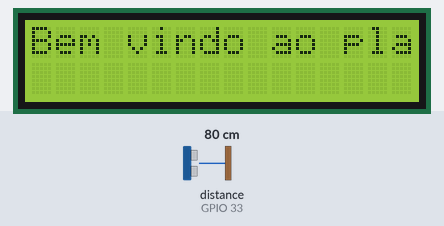
The sketch below on a simulated ESP32. Parts: 16×2 character LCD. Wiring (inferred from the names in the program): ultrasonic range finder: trigger GPIO 32; echo GPIO 33. Inputs (shaded band) come from the test bench; at power-on: distance to the obstacle (sensor on GPIO 33) 80 cm. The echo pulse lasts 58.3 µs per cm; WiFi joins after 1.5 s; servers stay silent unless stated; web services answer with replies made up by the test bench; what the sketch prints to the serial monitor is not drawn.

Above: at 0.1 s.
At 9.92 s:
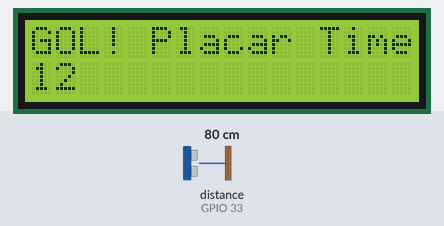
At 14.92 s:
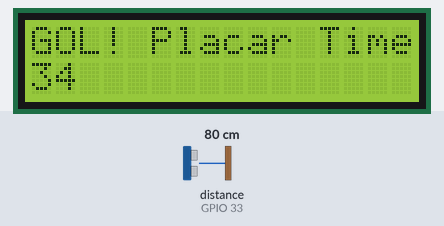
At 19.91 s:
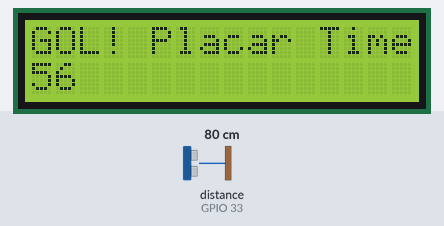
At 29.89 s:
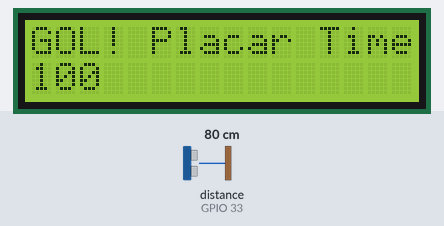
At 39.69 s:
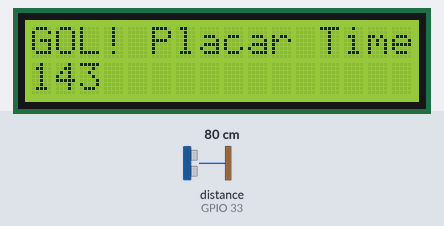

The sketch:

code.ino
```cpp
#include <LiquidCrystal_I2C.h>
#include <WiFi.h>
#include <HTTPClient.h>
const int trigPin = 32;
const int echoPin = 33;

long duracao;
float distancia;

int distanciaBase = 400;
int tolerancia = 50;

int placarTimeA = 0;

LiquidCrystal_I2C lcd = LiquidCrystal_I2C(0x27, 16, 2);

const char* ssid = "Wokwi-GUEST"; // Rede Wi-Fi
const char* password = ""; // Senha da rede Wi-Fi
const char* apiKey = "TSKLIWRHNWLVAHXU"; // Write API Key
String server = "http://api.thingspeak.com/update?api_key=TSKLIWRHNWLVAHXU";

WiFiClient client;
HTTPClient http;

void initWiFi() {
    delay(10);
    Serial.println("------Conexao WI-FI------");
    Serial.print("Conectando-se na rede: ");
    Serial.println(ssid);
    Serial.println("Aguarde");
    reconectWiFi();

}

void setup() {
  Serial.begin(115200);
  lcd.init();
  lcd.backlight();
  lcd.setCursor(0,0);
  lcd.print("Bem vindo ao placar");
  initWiFi();
  pinMode(trigPin, OUTPUT);
  pinMode(echoPin, INPUT);
  delay(5000);

}

void loop() {
  distancia = medirDistancia();

  String serverPath = server + "&field1=" + String(distancia);

  http.begin(client, serverPath.c_str());

  int httpResponseCode = http.GET();

    if(httpResponseCode > 0){
      Serial.print("Código HTTP: ");
      Serial.println(httpResponseCode);
      String payload = http.getString();
      Serial.println(payload);
    }
    else{
      Serial.print("Código de erro: ");
      Serial.println(httpResponseCode);
    }

    http.end();

  if (distancia < (distanciaBase - tolerancia)) {
      placarTimeA++;
      lcd.setCursor(0,0);
      lcd.print("GOL! Placar Time A: ");
      lcd.setCursor(0,1);
      lcd.print(placarTimeA);

  }
}


int medirDistancia() {
  digitalWrite(trigPin, LOW);
  delayMicroseconds(2);
  digitalWrite(trigPin, HIGH);
  delayMicroseconds(10);
  digitalWrite(trigPin, LOW);

  duracao = pulseIn(echoPin, HIGH);

  return duracao * 0.034 / 2;
}


void reconectWiFi() {
    if (WiFi.status() == WL_CONNECTED)
        return;
    WiFi.begin(ssid,password);
    while (WiFi.status() != WL_CONNECTED) {
        delay(1000);
        Serial.print(".");
    }
    Serial.println();
    Serial.println("Conectado com sucesso na rede ");
    Serial.print(ssid);
    Serial.println("IP obtido: ");
    Serial.println(WiFi.localIP());
}
```
